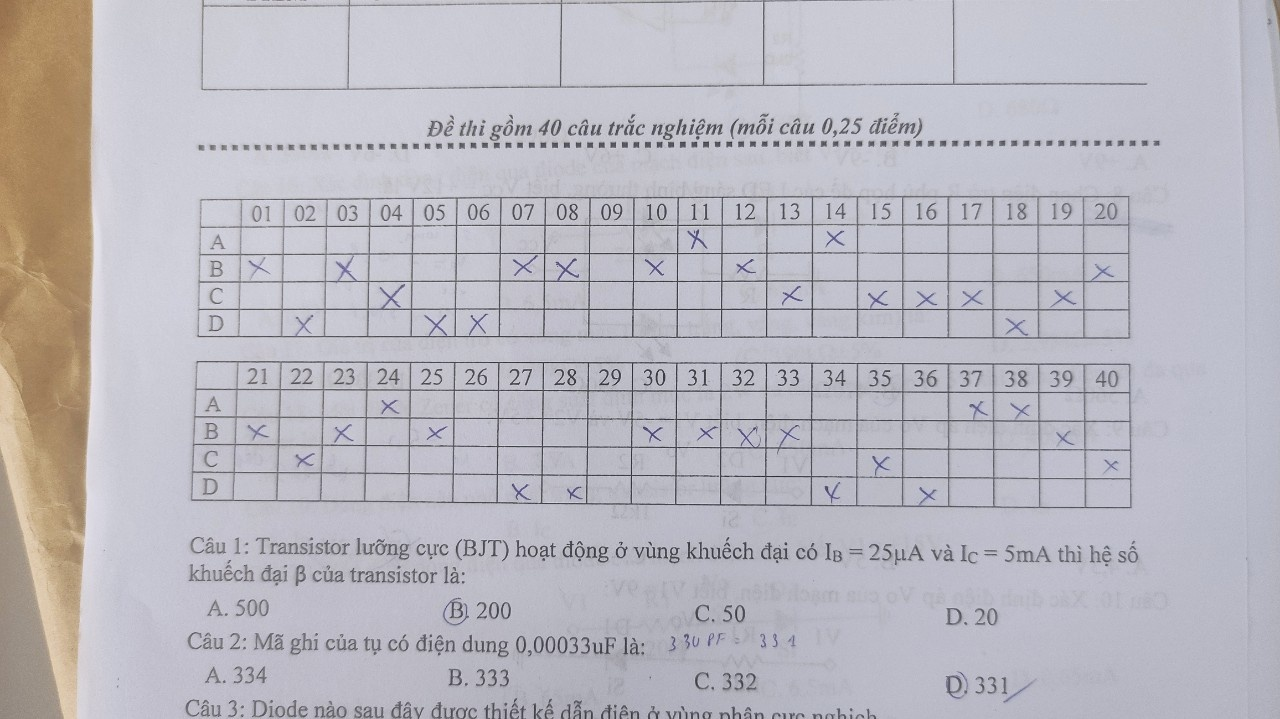
#> input picture img_st.jpg, 1280 x 719 px, given in place of z5603634259865_018136ccf7006fc7f27c523975dc1a95.jpg, which was not available; the run also reads 1 picture not shown here
$ jupyter execute --allow-errors train_yolo.ipynb   (shell and % lines are left out)
#> lines starting #> are read from the running program, lines starting #| are printed output that depends on the picture; after the words box and inside, x2 and y2 are one past the last pixel; in counts of white or black regions, pixels touching at a corner belong together; pictures that were not available may be replaced by others from this repository, and a replacement may not be noted
[cell 1]
# Step 1. Mount drive
from google.colab import drive
drive.mount('/content/gdrive')

[cell 2]
# Step 2. Tai ma nguon YOLO ve drive
%cd /content/gdrive/My\ Drive
%cd /content/gdrive/My\ Drive/darknet

[cell 3]
# Step 4. Giải nén file data
%cd /content/gdrive/MyDrive/Trainlan4/darknet/data

[cell 4]
# Step 5. Tạo file yolo.names
%cd /content/gdrive/MyDrive/Trainlan4/darknet

[cell 5]
# Step 6. Tạo file train.txt và val.txt
%cd /content/gdrive/MyDrive/Trainlan4/darknet

import glob2
import math
import os
import numpy as np

files = []
#> (the rest of this cell did not finish here and is left out)

[cell 6]
# Step 7. Tạo file yolo.data
%cd /content/gdrive/MyDrive/Trainlan4/darknet

[cell 7]
# Step 8. Make darknet
%cd /content/gdrive/MyDrive/Trainlan4/darknet

[cell 8]
# Step 9. Download pretrain weight
%cd /content/gdrive/MyDrive/Trainlan4/darknet

[cell 9]
# Step 10. Train
%cd /content/gdrive/MyDrive/Trainlan4/darknet

[cell 10]
%cd /content/gdrive/MyDrive/dulieu

[cell 11]
%cd /content/gdrive/MyDrive/Trainlan4/darknet/cfg
%cd ..

[cell 12]
# [13 lines left out: function imShow, not called in this run]

[cell 13]
##C1

import cv2
import numpy as np
import pandas as pd
import re
from pathlib import Path

%cd /content/gdrive/MyDrive/dulieu/cfg
%cd ..

def imShow(path):
  import cv2
  import matplotlib.pyplot as plt
  %matplotlib inline

  image = cv2.imread(path)
  height, width = image.shape[:2]
  resized_image = cv2.resize(image,(3*width, 3*height), interpolation = cv2.INTER_CUBIC)

  fig = plt.gcf()
  fig.set_size_inches(18, 10)
  plt.axis("off")
  plt.imshow(cv2.cvtColor(resized_image, cv2.COLOR_BGR2RGB))


image = cv2.imread("/content/gdrive/MyDrive/Trainlan4/anh/z5603634259865_018136ccf7006fc7f27c523975dc1a95.jpg")
#> image is the input picture: shape (719, 1280, 3); mean B, G, R 191.7, 184, 186.1
gray = cv2.cvtColor(image, cv2.COLOR_BGR2GRAY)
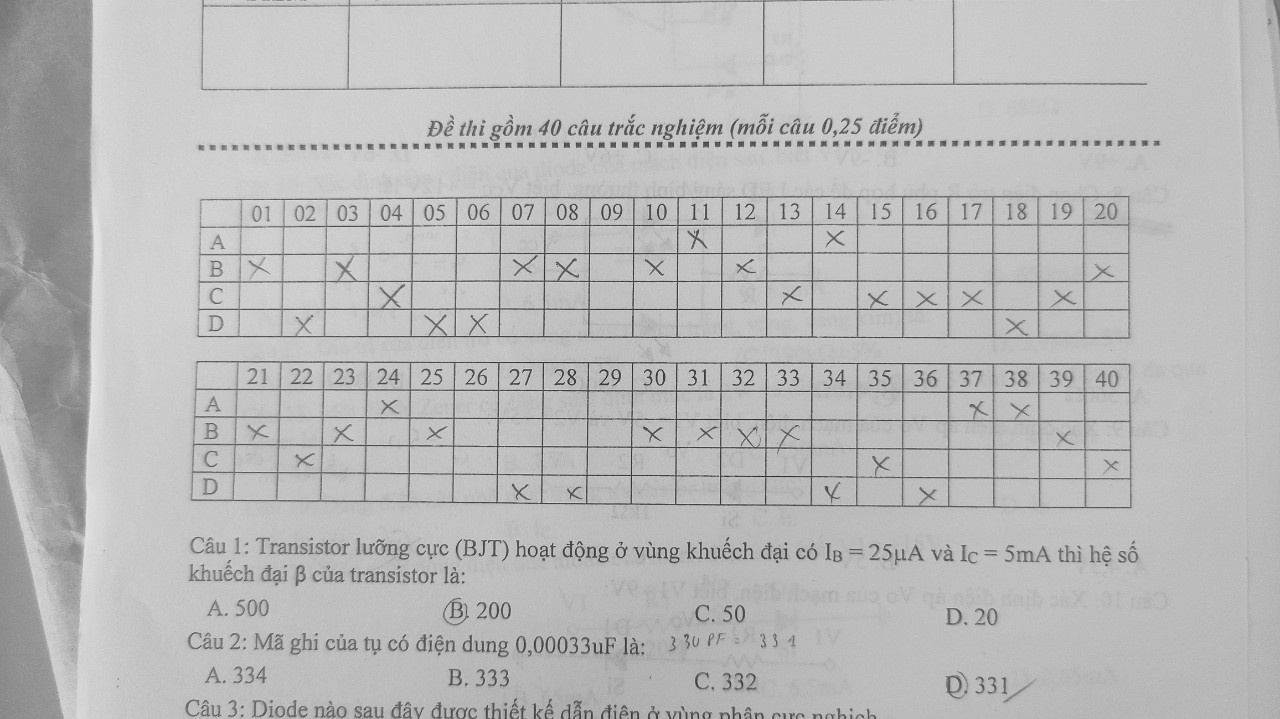
#> gray: shape (719, 1280); min 39, max 231, mean 185.4
blurred = cv2.GaussianBlur(gray, (5, 5), 0)
thresh = cv2.adaptiveThreshold(blurred,255,cv2.ADAPTIVE_THRESH_GAUSSIAN_C, cv2.THRESH_BINARY_INV,31,3)
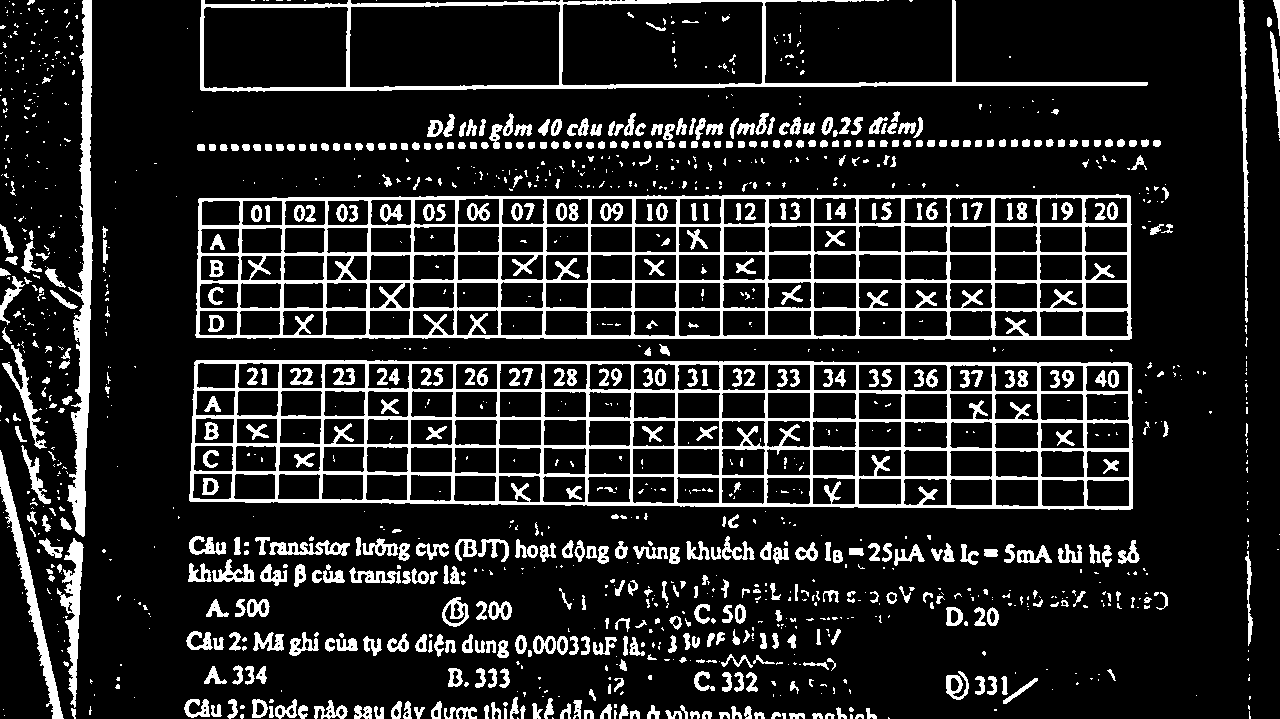
#> thresh: shape (719, 1280); 14.9% white; 1366 white regions (810 under 20 px)

# tìm + vẽ đường biên cho khung trắc nghiệm
contours, hierarchy = cv2.findContours(thresh, cv2.RETR_EXTERNAL, cv2.CHAIN_APPROX_SIMPLE)
#> contours = 1137 contours, 765 with area under 20; largest, box (x1, y1, x2, y2) and area: (189, 360, 1133, 510) 135183, (195, 194, 1132, 340) 132556, (200, 0, 1148, 92) 50323, (67, 0, 93, 537) 5102, (0, 450, 64, 719) 2074
contours = sorted(contours, key=lambda x: cv2.contourArea(x),reverse=True)

# for i in range(0, 2):
#     cv2.drawContours(image, contours, i, (0, 255, 0), 2)

# cv2.imshow('Contours', image)

# tìm tọa độ 4 điểm của khung
x = []
y = []
for a in range(0, 2):

    approx = cv2.approxPolyDP(contours[a], 0.01 * cv2.arcLength(contours[a], True), True)
    rect = cv2.minAreaRect(contours[a])
    box = cv2.boxPoints(rect)
    box = box.astype(np.int64)
    for i in range(len(box)):
        y.append(box[i][0])
        x.append(box[i][1])
#> this loop made 2 passes
#> (approx, rect, box) on passes 1 to 2: ([[194, 362], [190, 501], [1132, 508], [1128, 362]], ((660.7, 434.1), (147.3, 943), -89.81), [[1131, 509], [188, 506], [189, 358], [1132, 362]]), ([[1130, 196], [199, 198], [195, 335], [1129, 339]], ((663, 266.5), (145, 936), -90), [[1131, 339], [195, 339], [195, 194], [1131, 194]])
#> after the loop, x = [509, 506, 358, 362, 339, 339, 194, 194]; y = [1131, 188, 189, 1132, 1131, 195, 195, 1131]

y_max = max(y) + 5
#> y_max = 1137
y_min = min(y) - 5
#> y_min = 183
x_max = max(x) + 5
#> x_max = 514
x_min = min(x) - 5
#> x_min = 189

# Đảm bảo tọa độ không vượt quá kích thước ảnh gốc
y_max = min(y_max, image.shape[1] - 1)
y_min = max(y_min, 0)
x_max = min(x_max, image.shape[0] - 1)
x_min = max(x_min, 0)

# Cắt vùng bảng trắc nghiệm
img_crop = image[x_min:x_max, y_min:y_max]
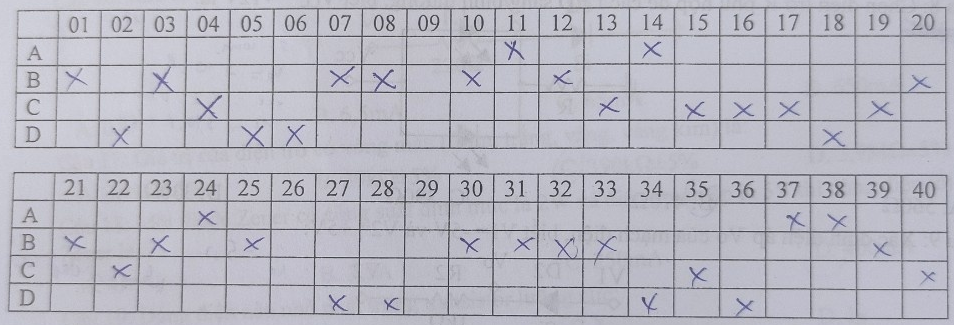
#> img_crop: shape (325, 954, 3); mean B, G, R 192.8, 182.4, 182.8

# Kích thước mong muốn
desired_x_min, desired_x_max = 226, 689
desired_y_min, desired_y_max = 24, 1534

# Kiểm tra và thay đổi kích thước nếu cần
current_height, current_width = img_crop.shape[:2]
#> current_height = 325; current_width = 954
desired_height = desired_x_max - desired_x_min
desired_width = desired_y_max - desired_y_min

if current_height != desired_height or current_width != desired_width:
    # Phóng to hoặc thu nhỏ vùng cắt
    img_crop_resized = cv2.resize(img_crop, (desired_width, desired_height))
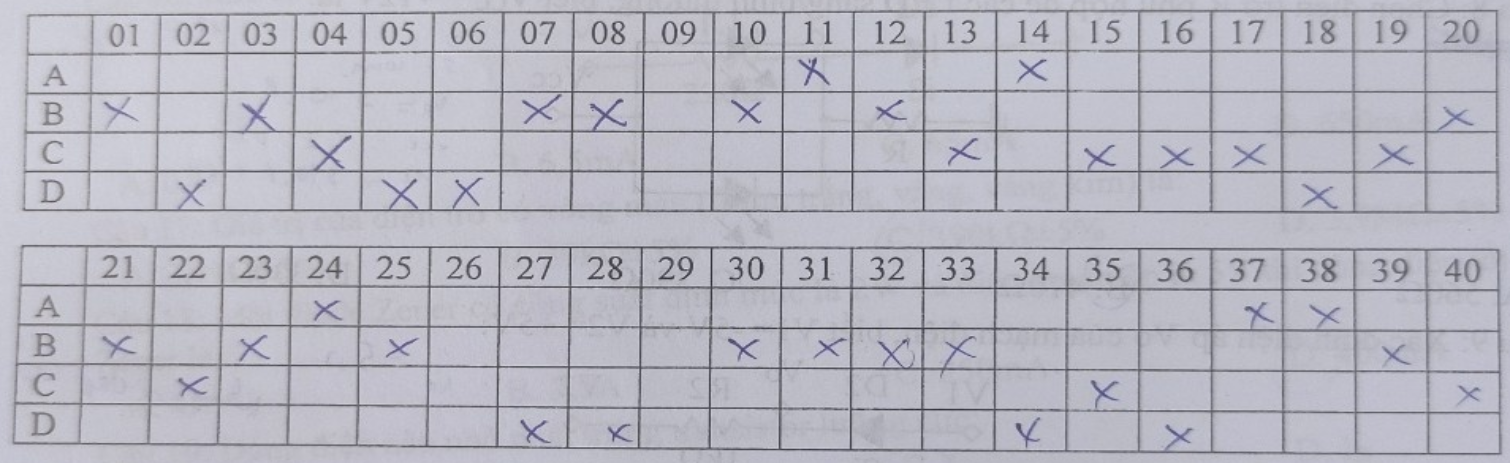
#> img_crop_resized: shape (463, 1510, 3); mean B, G, R 192.7, 182.3, 182.7
else:
    img_crop_resized = img_crop


    # for i in range(len(box)):
    #         cv2.circle(image, (box[i][0], box[i][1]), 3, (0, 0, 255), 2)

# cv2.imshow('4 points', image)


#crop vùng bảng trắc nghiệm
cv2.imwrite("/content/gdrive/MyDrive/dulieu/img_crop.jpg",img_crop_resized)
imShow('predictions.jpg')

# Đọc nội dung của tệp tin kết quả đầu ra của YOLO
output_file_path = '/content/gdrive/MyDrive/dulieu/yolo_output.txt'

#> (the rest of this cell did not finish here and is left out)
